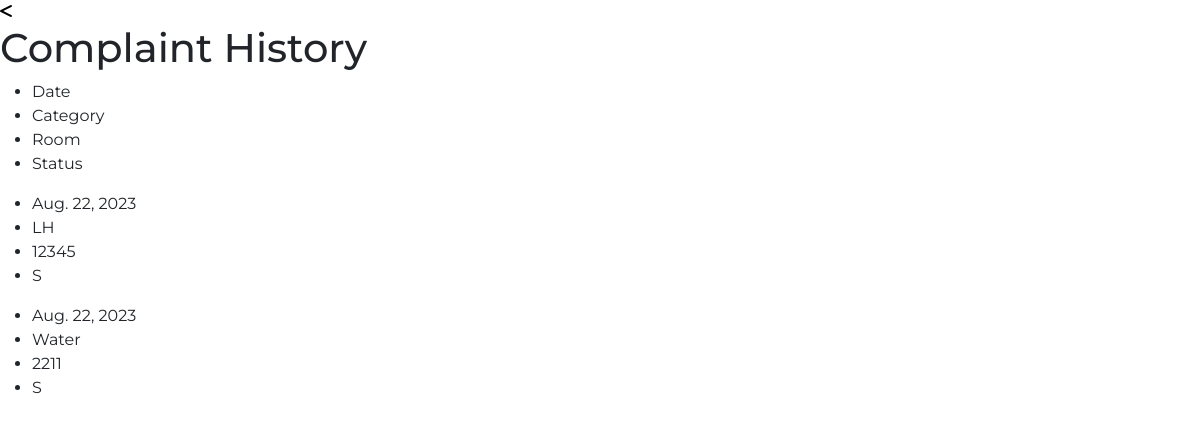
Before: /history with the older database file.
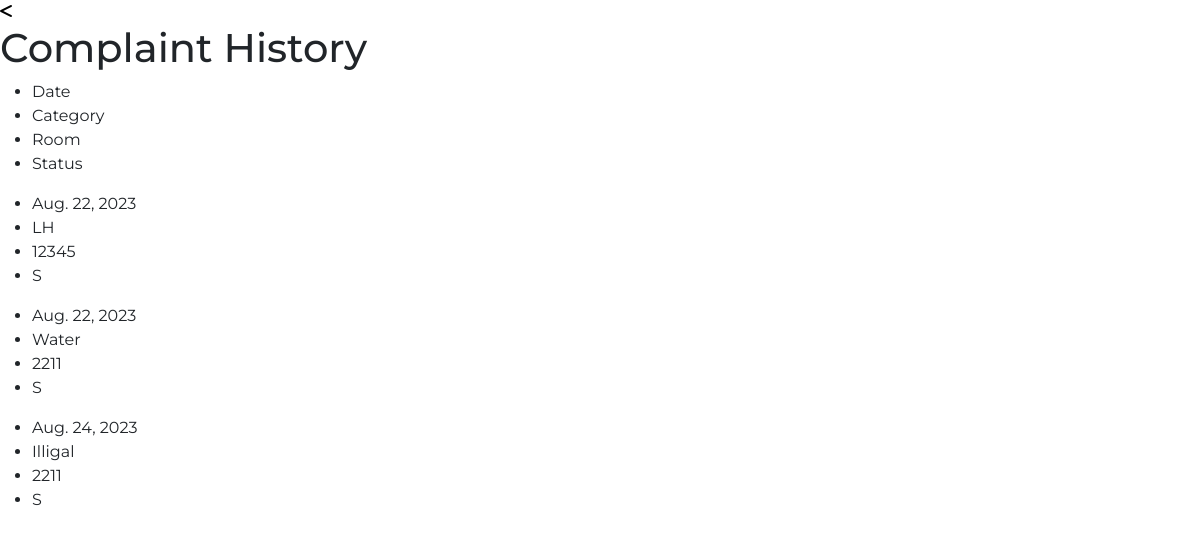
After: the same page with the newer database file.
### myapp/models.py (models this page shows, shortened)
class Issues(models.Model):
    issue_id = models.UUIDField(
        primary_key=True, default=uuid.uuid4, editable=False)
    category = models.CharField(max_length=200)
    room_number = models.PositiveIntegerField(default=0000)
    description = models.TextField()
    created = models.DateTimeField(auto_now_add=True)
    solved = models.BooleanField(default=False)
    class Meta:
        ordering = ['created']

### myapp/views/pages.py (the view)
# urls.py: path('history', pages.complaintHistory, name="history"),
def complaintHistory(request):
    issues = Issues.objects.all().values
    context = {"issues": issues}
    return render(request, "complaintHistory.html",context)

### myapp/templates/complaintHistory.html (shortened to what this page needs)
{% extends "main.html" %}
{% load static %}
{% block content %}
<body>
    <div class="back">
        <a href="{% url 'myapp:home' %}">
            <i class="fa-solid fa-less-than " style="color: #000;"></i>
        </a>
    </div>
    <div class="container4">
        <div class="info">
            <H1>Complaint History</H1>
        </div>
        <div class="history">
            <div class="listMenu">
                <ul>
                    <li>Date</li>
                    <li>Category</li>
                    <li>Room</li>
                    <li>Status</li>
                </ul>
            </div>
            {% for issue in issues %}
            <div class="listItems">
                <ul>
                    <li>{{issue.created.date}}</li>
                    <li>{{issue.category}}</li>
                    <li>{{issue.room_number}}</li>
                    <li>S</li>
                </ul>
            </div>
            {% endfor %}
        </div>
    </div>
</body>
{% endblock %}

### templates/main.html (shortened to what this page needs)
<!DOCTYPE html>
{% load static %}
<html>
  <head>
    <link rel="stylesheet" href="{% static 'css/styles.css' %}" />
    <link href="https://cdn.jsdelivr.net/npm/bootstrap@5.3.1/dist/css/bootstrap.min.css" rel="stylesheet"
>
    {% block content %}{% endblock %}
</html>

### static/css/styles.css (style rules this page uses)
* { font-family: 'Montserrat', sans-serif; }
body { background-color: #ffffff; }

Changed rows visible on the page:
added Issues: created "Aug. 24, 2023", category "Illigal", room_number "2211"
